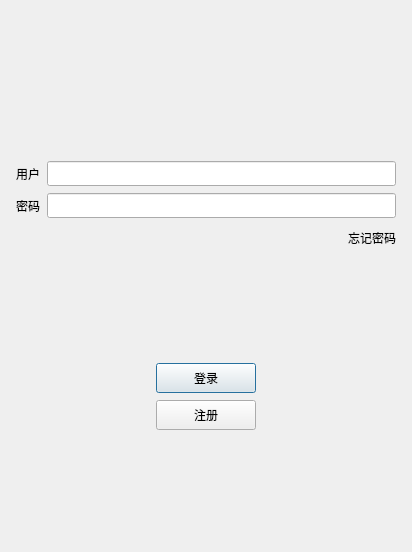
<?xml version="1.0" encoding="UTF-8"?>
<ui version="4.0">
 <class>LoginDialog</class>
 <widget class="QDialog" name="LoginDialog">
  <property name="geometry">
   <rect>
    <x>0</x>
    <y>0</y>
    <width>412</width>
    <height>552</height>
   </rect>
  </property>
  <property name="windowTitle">
   <string>LoginDialog</string>
  </property>
  <layout class="QVBoxLayout" name="verticalLayout_2">
   <item>
    <layout class="QVBoxLayout" name="verticalLayout">
     <property name="spacing">
      <number>7</number>
     </property>
     <property name="leftMargin">
      <number>5</number>
     </property>
     <property name="topMargin">
      <number>5</number>
     </property>
     <property name="rightMargin">
      <number>5</number>
     </property>
     <property name="bottomMargin">
      <number>5</number>
     </property>
     <item>
      <widget class="QWidget" name="widget" native="true">
       <layout class="QGridLayout" name="gridLayout">
        <item row="0" column="0">
         <widget class="QLabel" name="label">
          <property name="layoutDirection">
           <enum>Qt::LayoutDirection::LeftToRight</enum>
          </property>
          <property name="text">
           <string/>
          </property>
          <property name="pixmap">
           <pixmap resource="../../resources.qrc">:/resources/images/ma.png</pixmap>
          </property>
          <property name="alignment">
           <set>Qt::AlignmentFlag::AlignCenter</set>
          </property>
         </widget>
        </item>
       </layout>
      </widget>
     </item>
     <item>
      <spacer name="verticalSpacer">
       <property name="orientation">
        <enum>Qt::Orientation::Vertical</enum>
       </property>
       <property name="sizeHint" stdset="0">
        <size>
         <width>20</width>
         <height>40</height>
        </size>
       </property>
      </spacer>
     </item>
     <item>
      <layout class="QHBoxLayout" name="horizontalLayout">
       <property name="spacing">
        <number>7</number>
       </property>
       <property name="leftMargin">
        <number>0</number>
       </property>
       <property name="topMargin">
        <number>0</number>
       </property>
       <property name="rightMargin">
        <number>0</number>
       </property>
       <property name="bottomMargin">
        <number>0</number>
       </property>
       <item>
        <widget class="QLabel" name="user_label">
         <property name="minimumSize">
          <size>
           <width>0</width>
           <height>25</height>
          </size>
         </property>
         <property name="maximumSize">
          <size>
           <width>16777215</width>
           <height>25</height>
          </size>
         </property>
         <property name="text">
          <string>用户</string>
         </property>
        </widget>
       </item>
       <item>
        <widget class="QLineEdit" name="user_edit">
         <property name="minimumSize">
          <size>
           <width>0</width>
           <height>25</height>
          </size>
         </property>
         <property name="maximumSize">
          <size>
           <width>16777215</width>
           <height>25</height>
          </size>
         </property>
        </widget>
       </item>
      </layout>
     </item>
     <item>
      <layout class="QHBoxLayout" name="horizontalLayout_2">
       <property name="spacing">
        <number>7</number>
       </property>
       <item>
        <widget class="QLabel" name="pass_label">
         <property name="minimumSize">
          <size>
           <width>0</width>
           <height>25</height>
          </size>
         </property>
         <property name="maximumSize">
          <size>
           <width>16777215</width>
           <height>25</height>
          </size>
         </property>
         <property name="text">
          <string>密码</string>
         </property>
        </widget>
       </item>
       <item>
        <widget class="QLineEdit" name="pass_edit">
         <property name="minimumSize">
          <size>
           <width>0</width>
           <height>25</height>
          </size>
         </property>
         <property name="maximumSize">
          <size>
           <width>16777215</width>
           <height>25</height>
          </size>
         </property>
        </widget>
       </item>
      </layout>
     </item>
     <item>
      <layout class="QHBoxLayout" name="horizontalLayout_3">
       <property name="spacing">
        <number>7</number>
       </property>
       <item>
        <spacer name="horizontalSpacer">
         <property name="orientation">
          <enum>Qt::Orientation::Horizontal</enum>
         </property>
         <property name="sizeHint" stdset="0">
          <size>
           <width>40</width>
           <height>20</height>
          </size>
         </property>
        </spacer>
       </item>
       <item>
        <widget class="QLabel" name="forget_label">
         <property name="minimumSize">
          <size>
           <width>0</width>
           <height>25</height>
          </size>
         </property>
         <property name="maximumSize">
          <size>
           <width>16777215</width>
           <height>25</height>
          </size>
         </property>
         <property name="text">
          <string>忘记密码</string>
         </property>
        </widget>
       </item>
      </layout>
     </item>
     <item>
      <spacer name="verticalSpacer_2">
       <property name="orientation">
        <enum>Qt::Orientation::Vertical</enum>
       </property>
       <property name="sizeHint" stdset="0">
        <size>
         <width>20</width>
         <height>40</height>
        </size>
       </property>
      </spacer>
     </item>
     <item>
      <layout class="QHBoxLayout" name="horizontalLayout_4">
       <property name="spacing">
        <number>7</number>
       </property>
       <item>
        <spacer name="horizontalSpacer_2">
         <property name="orientation">
          <enum>Qt::Orientation::Horizontal</enum>
         </property>
         <property name="sizeHint" stdset="0">
          <size>
           <width>40</width>
           <height>20</height>
          </size>
         </property>
        </spacer>
       </item>
       <item>
        <widget class="QPushButton" name="login_btn">
         <property name="minimumSize">
          <size>
           <width>100</width>
           <height>30</height>
          </size>
         </property>
         <property name="text">
          <string>登录</string>
         </property>
        </widget>
       </item>
       <item>
        <spacer name="horizontalSpacer_3">
         <property name="orientation">
          <enum>Qt::Orientation::Horizontal</enum>
         </property>
         <property name="sizeHint" stdset="0">
          <size>
           <width>40</width>
           <height>20</height>
          </size>
         </property>
        </spacer>
       </item>
      </layout>
     </item>
     <item>
      <layout class="QHBoxLayout" name="horizontalLayout_5">
       <property name="spacing">
        <number>7</number>
       </property>
       <item>
        <spacer name="horizontalSpacer_4">
         <property name="orientation">
          <enum>Qt::Orientation::Horizontal</enum>
         </property>
         <property name="sizeHint" stdset="0">
          <size>
           <width>40</width>
           <height>20</height>
          </size>
         </property>
        </spacer>
       </item>
       <item>
        <widget class="QPushButton" name="reg_btn">
         <property name="minimumSize">
          <size>
           <width>100</width>
           <height>30</height>
          </size>
         </property>
         <property name="text">
          <string>注册</string>
         </property>
        </widget>
       </item>
       <item>
        <spacer name="horizontalSpacer_5">
         <property name="orientation">
          <enum>Qt::Orientation::Horizontal</enum>
         </property>
         <property name="sizeHint" stdset="0">
          <size>
           <width>40</width>
           <height>20</height>
          </size>
         </property>
        </spacer>
       </item>
      </layout>
     </item>
     <item>
      <spacer name="verticalSpacer_3">
       <property name="orientation">
        <enum>Qt::Orientation::Vertical</enum>
       </property>
       <property name="sizeHint" stdset="0">
        <size>
         <width>20</width>
         <height>40</height>
        </size>
       </property>
      </spacer>
     </item>
    </layout>
   </item>
  </layout>
 </widget>
 <resources>
  <include location="../../resources.qrc"/>
 </resources>
 <connections/>
</ui>
